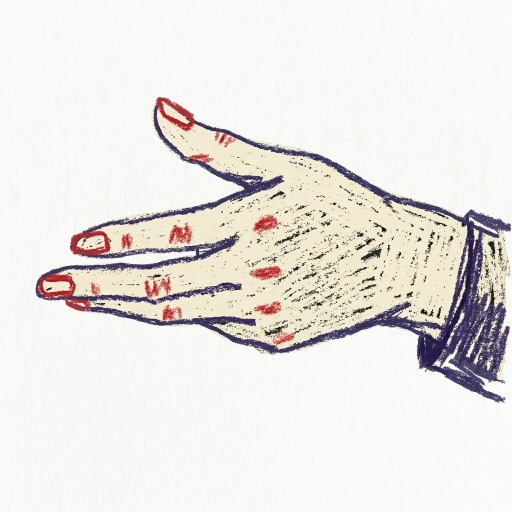
#> input picture resources/虾片/hand.png, 1024 x 1024 px, found by its file name (shown at 1/2 size)
$ python main.py
#> lines starting #> are read from the running program, lines starting #| are printed output that depends on the picture
import numpy as np
from PIL import Image

# 4x4 Bayer 矩阵（归一化到 0~1）
BAYER_4X4 = (
    np.array(
        [
            [0, 8, 2, 10],
            [12, 4, 14, 6],
            [3, 11, 1, 9],
            [15, 7, 13, 5],
        ],
        dtype=np.float32,
    )
    / 16.0
)


def bayer_dither_2bit(img_gray: np.ndarray) -> np.ndarray:
    """
    2-bit Bayer 有序抖动：将灰度图量化为 4 级灰（0, 85, 170, 255）
    """
    levels = 4
    h, w = img_gray.shape

    bayer_tiled = np.tile(BAYER_4X4, (h // 4 + 1, w // 4 + 1))[:h, :w]
    normalized = img_gray.astype(np.float32) / 255.0
    dithered = normalized + (bayer_tiled - 0.5) / levels
    quantized = np.clip(np.round(dithered * (levels - 1)), 0, levels - 1)
    output = (quantized / (levels - 1) * 255).astype(np.uint8)

    return output


def pad_to_3x4(img: Image.Image) -> Image.Image:
    """将图像补白边至 3:4 比例（宽:高）"""
    w, h = img.size
    target_w = max(w, h * 3 // 4)
    target_h = max(h, w * 4 // 3)
    if target_w * 4 > target_h * 3:
        target_h = target_w * 4 // 3
    else:
        target_w = target_h * 3 // 4

    if target_w == w and target_h == h:
        return img

    new_img = Image.new(img.mode, (target_w, target_h), 255)
    offset_x = (target_w - w) // 2
    offset_y = (target_h - h) // 2
    new_img.paste(img, (offset_x, offset_y))
    return new_img


def main():
    input_path = "resources/虾片/hand.png"
    output_path = "resources/虾片/tmp.png"
    pad = False

    img = Image.open(input_path).convert("L")
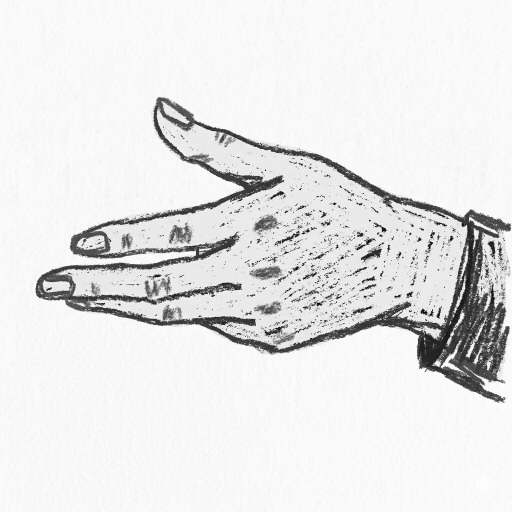
#> img: PIL image 1024x1024 L (shown at 1/2 size); min 0, max 255, mean 230.3
    w_orig, h_orig = img.size
#> w_orig = 1024; h_orig = 1024
    size_tuple = (int(w_orig * 300 / h_orig), 300)
#> size_tuple = (300, 300)
    if pad:
        img = pad_to_3x4(img)
    img = img.resize(size_tuple, Image.Resampling.LANCZOS)
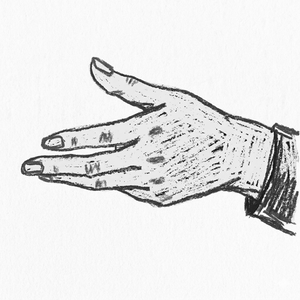
#> img: PIL image 300x300 L; min 0, max 255, mean 230.3
    arr = np.array(img)

    result = bayer_dither_2bit(arr)
#> in bayer_dither_2bit, `dithered = normalized + (bayer_tiled - 0.5) / levels`:
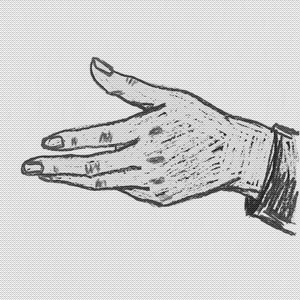
#> dithered: shape (300, 300) float32; min -0.0897, max 1.11, mean 0.895; drawn with min black and max white
#> in bayer_dither_2bit, `quantized = np.clip(np.round(dithered * (levels - 1)), 0, levels - 1)`:
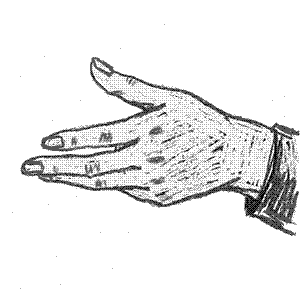
#> quantized: shape (300, 300) float32; min 0, max 3, mean 2.77; drawn with min black and max white

    Image.fromarray(result).save(output_path)
    print(f"saved → {output_path}")

    unique_values = np.unique(result)
#> unique_values = [0, 85, 170, 255]
    print(f"gray levels in output: {unique_values}")
#| gray levels in output: [  0  85 170 255]


if __name__ == "__main__":
    main()

$ run again, with resources/虾片/feather_2.png copied over resources/虾片/hand.png
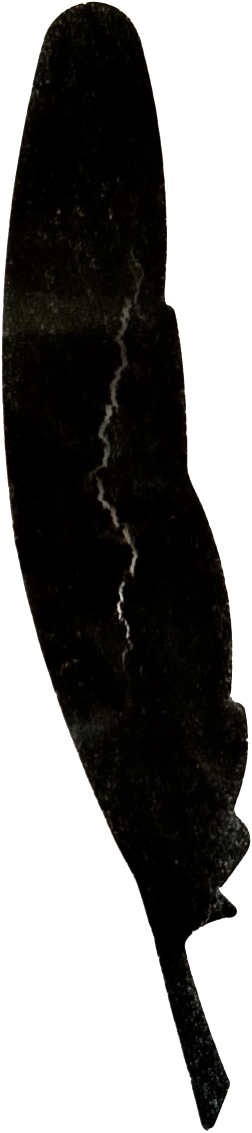
#> input picture resources/虾片/feather_2.png, 756 x 3397 px, found by its file name (shown at 1/3 size)
#> in bayer_dither_2bit, `dithered = normalized + (bayer_tiled - 0.5) / levels`:
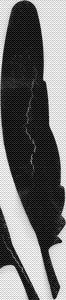
#> dithered: shape (300, 66) float32; min -0.125, max 1.11, mean 0.411; drawn with min black and max white
#> in bayer_dither_2bit, `quantized = np.clip(np.round(dithered * (levels - 1)), 0, levels - 1)`:
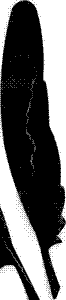
#> quantized: shape (300, 66) float32; min 0, max 3, mean 1.26; drawn with min black and max white
#> unique_values = [0, 85, 170, 255]
#| gray levels in output: [  0  85 170 255]
